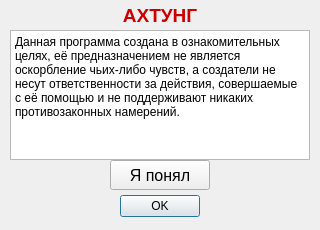
<?xml version="1.0" encoding="UTF-8"?>
<ui version="4.0">
 <class>Banner</class>
 <widget class="QDialog" name="Banner">
  <property name="geometry">
   <rect>
    <x>0</x>
    <y>0</y>
    <width>320</width>
    <height>230</height>
   </rect>
  </property>
  <property name="windowTitle">
   <string>АХТУНГ</string>
  </property>
  <widget class="QDialogButtonBox" name="buttonBox">
   <property name="geometry">
    <rect>
     <x>10</x>
     <y>190</y>
     <width>300</width>
     <height>32</height>
    </rect>
   </property>
   <property name="orientation">
    <enum>Qt::Horizontal</enum>
   </property>
   <property name="standardButtons">
    <set>QDialogButtonBox::Ok</set>
   </property>
   <property name="centerButtons">
    <bool>true</bool>
   </property>
  </widget>
  <widget class="QLabel" name="label_2">
   <property name="geometry">
    <rect>
     <x>10</x>
     <y>0</y>
     <width>300</width>
     <height>30</height>
    </rect>
   </property>
   <property name="font">
    <font>
     <pointsize>14</pointsize>
     <weight>75</weight>
     <bold>true</bold>
    </font>
   </property>
   <property name="styleSheet">
    <string notr="true">color: rgb(204, 0, 0);</string>
   </property>
   <property name="text">
    <string>АХТУНГ</string>
   </property>
   <property name="alignment">
    <set>Qt::AlignCenter</set>
   </property>
  </widget>
  <widget class="QPlainTextEdit" name="plainTextEdit">
   <property name="geometry">
    <rect>
     <x>10</x>
     <y>30</y>
     <width>300</width>
     <height>130</height>
    </rect>
   </property>
   <property name="font">
    <font>
     <pointsize>9</pointsize>
    </font>
   </property>
   <property name="readOnly">
    <bool>true</bool>
   </property>
   <property name="plainText">
    <string>Данная программа создана в ознакомительных целях, её предназначением не является оскорбление чьих-либо чувств, а создатели не несут ответственности за действия, совершаемые с её помощью и не поддерживают никаких противозаконных намерений.</string>
   </property>
  </widget>
  <widget class="QPushButton" name="pushButton">
   <property name="geometry">
    <rect>
     <x>110</x>
     <y>160</y>
     <width>100</width>
     <height>30</height>
    </rect>
   </property>
   <property name="font">
    <font>
     <pointsize>12</pointsize>
    </font>
   </property>
   <property name="text">
    <string>Я понял</string>
   </property>
  </widget>
 </widget>
 <resources/>
 <connections>
  <connection>
   <sender>buttonBox</sender>
   <signal>accepted()</signal>
   <receiver>Banner</receiver>
   <slot>accept()</slot>
   <hints>
    <hint type="sourcelabel">
     <x>248</x>
     <y>254</y>
    </hint>
    <hint type="destinationlabel">
     <x>157</x>
     <y>274</y>
    </hint>
   </hints>
  </connection>
  <connection>
   <sender>buttonBox</sender>
   <signal>rejected()</signal>
   <receiver>Banner</receiver>
   <slot>reject()</slot>
   <hints>
    <hint type="sourcelabel">
     <x>316</x>
     <y>260</y>
    </hint>
    <hint type="destinationlabel">
     <x>286</x>
     <y>274</y>
    </hint>
   </hints>
  </connection>
 </connections>
</ui>
